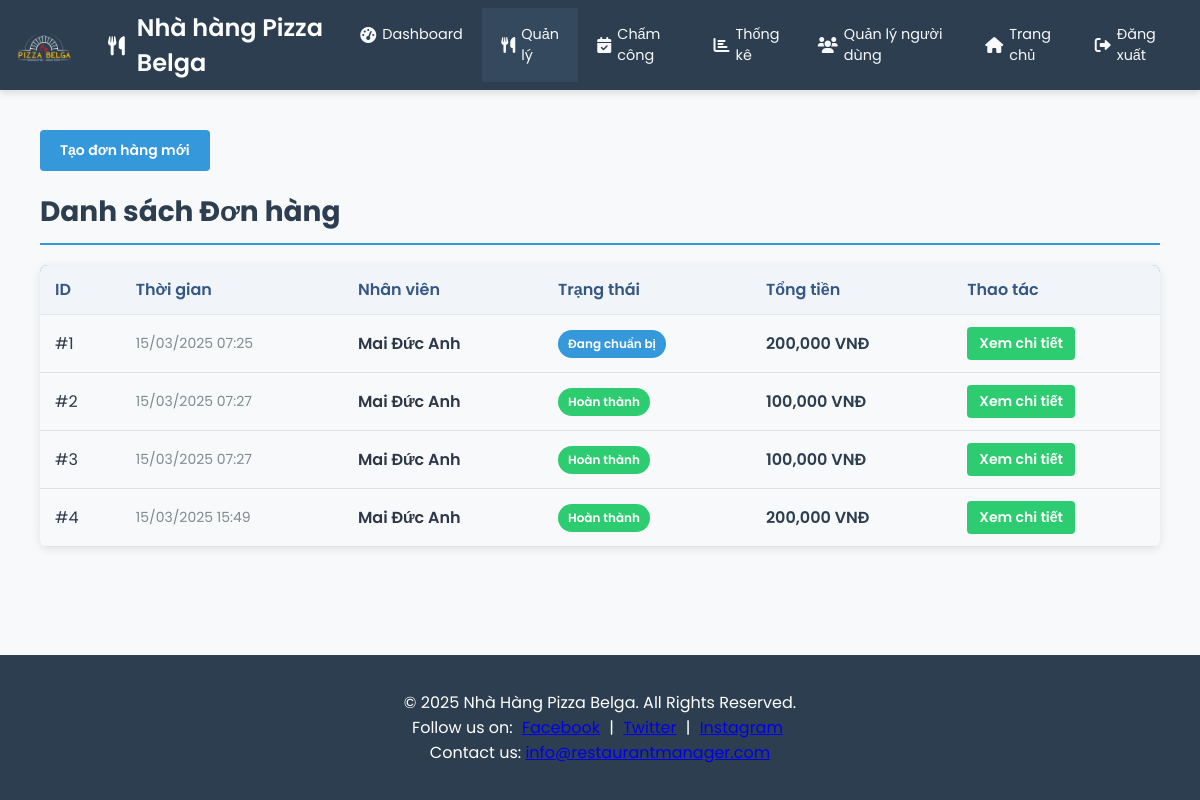
Screenshot of /orders/ (signed in) with the database file from the repository.
### models/order.py (models this page shows, shortened)
class Order(db.Model):
    __tablename__ = 'orders'
    id = db.Column(db.Integer, primary_key=True)
    order_time = db.Column(db.DateTime, default=datetime.now)
    waiter_id = db.Column(db.Integer, db.ForeignKey('users.id'), nullable=False)
    status = db.Column(db.String(50), nullable=False)  # pending, in_progress, completed, canceled
    total_amount = db.Column(db.Float, default=0.0)
    order_items = db.relationship("OrderItem", backref="order", lazy=True)

### models/user.py (models this page shows, shortened)
class User(db.Model):
    __tablename__ = 'users'
    id = db.Column(db.Integer, primary_key=True)
    username = db.Column(db.String(80), unique=True, nullable=False)
    password = db.Column(db.String(255), nullable=False)
    full_name = db.Column(db.String(120), nullable=False)
    role = db.Column(db.String(20), nullable=False)  # admin, manager, waiter, warehouse
    active = db.Column(db.Boolean, default=True)
    orders = db.relationship("Order", backref="waiter", lazy=True)
    attendances = db.relationship("Attendance", backref="user", lazy=True)
    warehouse_transactions = db.relationship("WarehouseTransaction", backref="operator", lazy=True)

### routes/orders.py (the view)
@orders_bp.route('/')
def list_orders():
    orders = Order.query.all()
    return render_template('orders.html', orders=orders)

### app.py (called while the page is built)
@app.before_request
def log_request_info():
    logging.info(f"Request: {request.method} {request.path}")
    logging.info(f"Headers: {request.headers}")
    logging.info(f"Body: {request.get_data()}")

@app.after_request
def log_response_info(response):
    logging.info(f"Response status: {response.status}")
    return response

### templates/orders.html (shortened to what this page needs)
{% extends "layout.html" %}
{% block content %}
<div class="orders-container" style="max-width: 1200px; margin: 0 auto; padding: 20px;">
    <div style="margin-bottom: 20px;">
        <a href="{{ url_for('orders.create_order') }}" class="btn" style="padding: 10px 20px; background-color: #3498db; color: #fff; border-radius: 4px; text-decoration: none;">Tạo đơn hàng mới</a>
    </div>
    <h2 class="page-title" style="margin-bottom: 20px;">Danh sách Đơn hàng</h2>
    {% if orders %}
    <table class="orders-table" style="width: 100%; border-collapse: collapse;">
        <thead>
            <tr>
                <th>ID</th>
                <th>Thời gian</th>
                <th>Nhân viên</th>
                <th>Trạng thái</th>
                <th>Tổng tiền</th>
                <th>Thao tác</th>
            </tr>
        </thead>
        <tbody>
            {% for order in orders %}
            <tr>
                <td>#{{ order.id }}</td>
                <td class="timestamp">{{ order.order_time.strftime('%d/%m/%Y %H:%M') }}</td>
                <td class="waiter-name">
                    {% if order.waiter %}
                        {{ order.waiter.full_name }}
                    {% else %}
                        Không có thông tin
                    {% endif %}
                </td>
                <td>
                    <span class="status-badge status-{{ order.status }}">
                        {% if order.status == 'pending' %}
                            Chờ xử lý
                        {% elif order.status == 'processing' %}
                            Đang chuẩn bị
                        {% elif order.status == 'completed' %}
                            Hoàn thành
                        {% elif order.status == 'cancelled' %}
                            Đã hủy
                        {% else %}
                            {{ order.status }}
                        {% endif %}
                    </span>
                </td>
                <td class="price">{{ "{:,.0f}".format(order.total_amount) }} VNĐ</td>
                <td class="actions-column">
                    <a href="{{ url_for('orders.view_order', order_id=order.id) }}" class="btn btn-view" style="padding: 6px 12px; background-color: #2ecc71; color: #fff; border-radius: 4px; text-decoration: none;">Xem chi tiết</a>
                </td>
            </tr>
            {% endfor %}
        </tbody>
    </table>
    {% else %}
    <div class="empty-orders" style="margin-top: 20px;">
        <p>Chưa có đơn hàng nào được tạo. Hãy tạo đơn hàng mới.</p>
    </div>
    {% endif %}
</div>
{% endblock %}

### static/css/style.css (style rules this page uses)
:root { --primary-color: #4a6fa5; --primary-dark: #345785; --secondary-color: #ff7e5f; --accent-color: #38b2ac; --background-color: #f8f9fa; --header-bg: #2c3e50; --header-hover: #34495e; --text-light: #f8f9fa; --text-dark: #2d3748; --border-color: #e2e8f0; --success-color: #38a169; --warning-color: #e9b949; --danger-color: #e53e3e; --info-color: #4299e1; }
* { margin: 0; padding: 0; box-sizing: border-box; }
body { font-family: 'Poppins', sans-serif; background-color: var(--background-color); color: var(--text-dark); min-height: 100vh; display: flex; flex-direction: column; }
.btn { padding: 8px 16px; border-radius: 4px; border: none; cursor: pointer; font-weight: 500; transition: all 0.2s ease; }
table { width: 100%; border-collapse: collapse; margin: 15px 0; }
table th, table td { padding: 12px 15px; text-align: left; border-bottom: 1px solid var(--border-color); }
table th { background-color: #f1f5f9; color: var(--primary-dark); font-weight: 600; }

### static/css/create_order.css (style rules this page uses)
.page-title { color: #2c3e50; margin-bottom: 25px; font-size: 28px; border-bottom: 2px solid #3498db; padding-bottom: 10px; }

### static/css/order.css (style rules this page uses)
.orders-container { padding: 20px; max-width: 1200px; margin: 0 auto; }
.page-title { color: #2c3e50; margin-bottom: 25px; font-size: 28px; border-bottom: 2px solid #3498db; padding-bottom: 10px; }
.orders-table { width: 100%; border-collapse: collapse; margin-bottom: 30px; box-shadow: 0 2px 10px rgba(0, 0, 0, 0.1); border-radius: 8px; overflow: hidden; }
.orders-table thead { background-color: #3498db; color: white; }
.orders-table th { padding: 12px 15px; text-align: left; font-weight: 600; }
.orders-table td { padding: 12px 15px; border-bottom: 1px solid #e0e0e0; }
.status-badge { padding: 5px 10px; border-radius: 20px; font-size: 12px; font-weight: 600; display: inline-block; }
.status-completed { background-color: #2ecc71; color: white; }
.status-processing { background-color: #3498db; color: white; }
.btn { display: inline-block; padding: 8px 16px; background-color: #3498db; color: white; text-decoration: none; border-radius: 4px; font-weight: 600; transition: background-color 0.3s; }
.btn-view { background-color: #2ecc71; }
.actions-column { white-space: nowrap; }
.waiter-name { font-weight: 600; }
.timestamp { color: #7f8c8d; font-size: 14px; }
.price { font-weight: 600; color: #2c3e50; }

### static/css/ingredient.css (style rules this page uses)
.btn { padding: 10px 20px; border-radius: 4px; text-decoration: none; font-size: 14px; transition: background-color 0.3s ease; color: #fff; display: inline-block; }

### rows the page displays
Order: id "1", order_time "15/03/2025 07:25", waiter.full_name "Mai Đức Anh", status "Đang chuẩn bị", total_amount "200,000"
Order: id "2", order_time "15/03/2025 07:27", waiter.full_name "Mai Đức Anh", status "Hoàn thành", total_amount "100,000"
Order: id "3", order_time "15/03/2025 07:27", waiter.full_name "Mai Đức Anh", status "Hoàn thành", total_amount "100,000"
Order: id "4", order_time "15/03/2025 15:49", waiter.full_name "Mai Đức Anh", status "Hoàn thành", total_amount "200,000"
